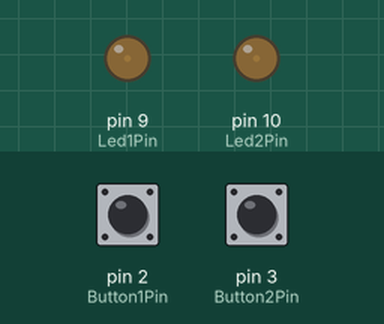
Bench run of a sketch on a simulated Arduino Uno, built with avr-gcc and run on an emulated ATmega328P. On the bench: output pins drawn as LEDs (lit = HIGH). The test bench sets the inputs (shaded band); at power-on: pin 3 (Button2Pin) HIGH, pin 2 (Button1Pin) HIGH.

Above: at 1.2 s.
1.3 s: pin 3 (Button2Pin) pulled LOW for 0.15 s
At 1.8 s:
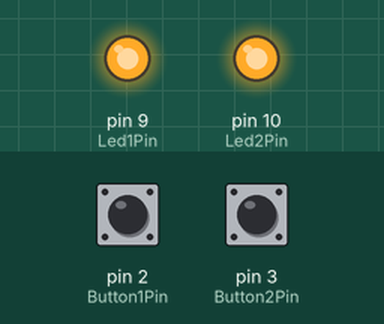
3.0 s: pin 3 (Button2Pin) pulled LOW for 1 s
At 4.3 s:
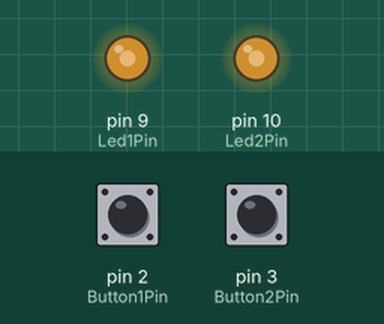
5.5 s: pin 2 (Button1Pin) pulled LOW for 0.15 s
At 6.2 s:
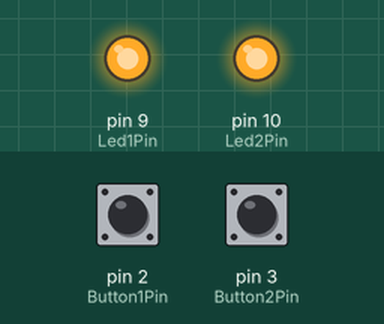
7.2 s: pin 2 (Button1Pin) pulled LOW for 1 s
At 8.7 s:
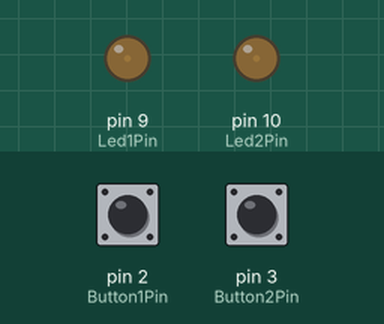
Timing chart, 0 to 10.2 s (numbered marks = the images above; inputs shaded):
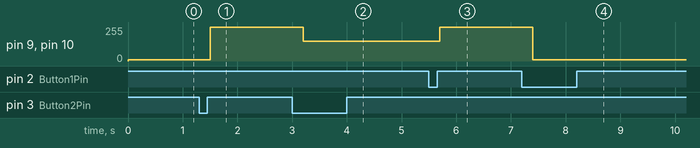

The sketch:

DualButton_PWM_FSM.ino
```cpp
// === Pin Definitions ===
const int Led1Pin = 9;         // PWM pin for LED 1
const int Led2Pin = 10;        // PWM pin for LED 2

const int Button1Pin = 2;      // Button to increase brightness
const int Button2Pin = 3;      // Button to decrease brightness

// === FSM State Tracking ===
int lastButton1State = HIGH;
int lastButton2State = HIGH;
int state = 0;  // 0 = Very Low, 1 = Low, 2 = Medium, 3 = High

void setup() {
  pinMode(Led1Pin, OUTPUT);
  pinMode(Led2Pin, OUTPUT);
  pinMode(Button1Pin, INPUT_PULLUP);
  pinMode(Button2Pin, INPUT_PULLUP);
}

void loop() {
  int Button1State = digitalRead(Button1Pin);
  int Button2State = digitalRead(Button2Pin);

  // Increase brightness on Button1 press
  if (Button1State == LOW && lastButton1State == HIGH) {
    state = (state + 1) % 4;
    delay(200);  // debounce
  }

  // Decrease brightness on Button2 press
  if (Button2State == LOW && lastButton2State == HIGH) {
    state = (state + 3) % 4;  // equivalent to (state - 1 + 4) % 4
    delay(200);
  }

  // Set brightness according to current FSM state
  switch (state) {
    case 0:
      analogWrite(Led1Pin, 10);
      analogWrite(Led2Pin, 10);
      break;
    case 1:
      analogWrite(Led1Pin, 50);
      analogWrite(Led2Pin, 50);
      break;
    case 2:
      analogWrite(Led1Pin, 150);
      analogWrite(Led2Pin, 150);
      break;
    case 3:
      analogWrite(Led1Pin, 255);
      analogWrite(Led2Pin, 255);
      break;
  }

  // Update last button states
  lastButton1State = Button1State;
  lastButton2State = Button2State;
}
```

Measured:
- after the input at 1.3 s, pin 9 (Led1Pin), pin 10 (Led2Pin): 10/255 → 255/255 after 0.20 s
- after the input at 3.0 s, pin 9 (Led1Pin), pin 10 (Led2Pin): 255/255 → 150/255 after 0.20 s
- after the input at 5.5 s, pin 9 (Led1Pin), pin 10 (Led2Pin): 150/255 → 255/255 after 0.20 s
- after the input at 7.2 s, pin 9 (Led1Pin), pin 10 (Led2Pin): 255/255 → 10/255 after 0.20 s
